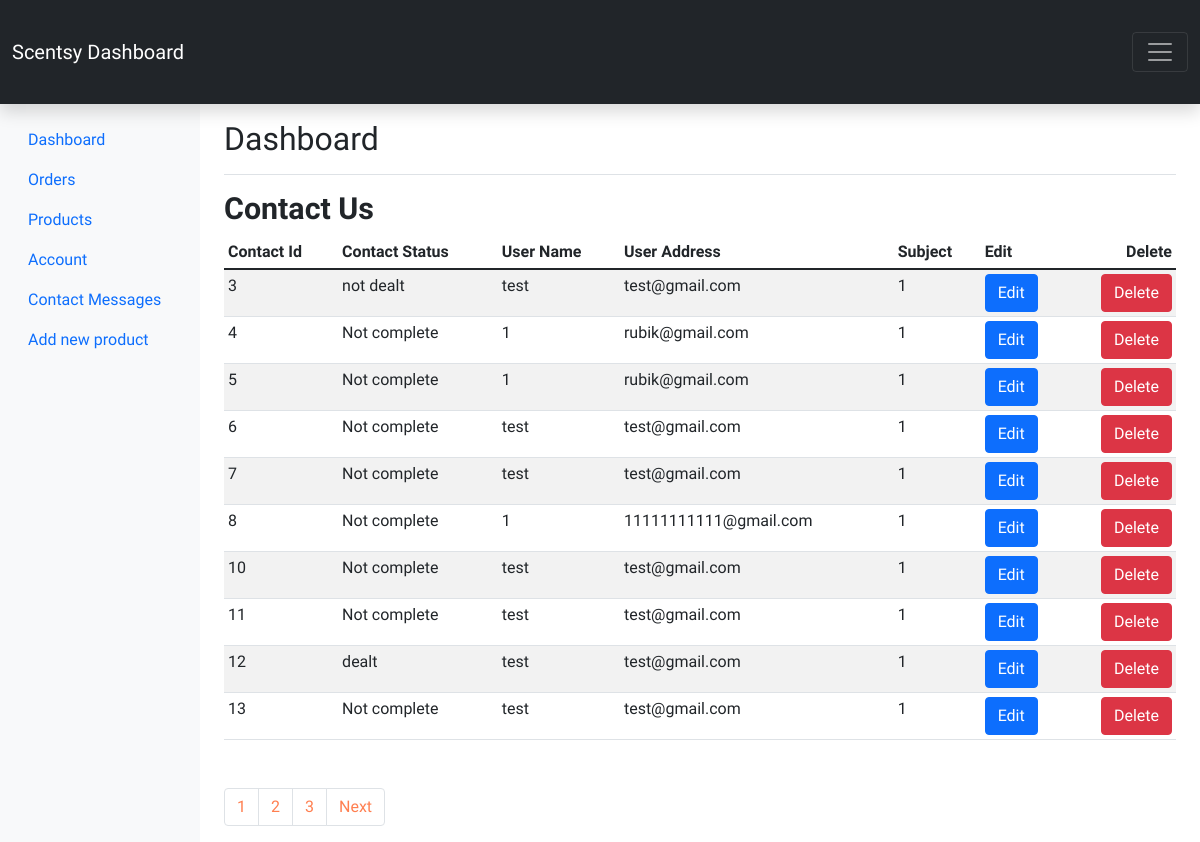
Page /admin/contact_messages.php (signed in) on the committed database.
### tables this page shows
CREATE TABLE `contacts` (
  `id` int(11) NOT NULL,
  `name` varchar(255) NOT NULL,
  `email` varchar(255) NOT NULL,
  `subject` varchar(110) NOT NULL,
  `message` text DEFAULT NULL,
  `address` varchar(255) NOT NULL,
  `user_id` int(11) NOT NULL,
  `contact_respond` text DEFAULT 'No response yet',
  `status` varchar(255) DEFAULT 'Not complete'
);

### admin/contact_messages.php (the view, shortened to what this page needs)
<?php include('header.php'); ?>
<?php
include('../server/connection.php');
if (isset($_GET['page_no']) && $_GET['page_no'] != "") {
    $page_no = $_GET['page_no'];
} else {
    $page_no = 1;
}
$stmt1 = $conn->prepare("SELECT COUNT(*) As total_records FROM contacts");
$stmt1->execute();
$stmt1->bind_result($total_records);
$total_records_per_page = 10;
$offset = ($page_no - 1) * $total_records_per_page;
$next_page = $page_no + 1;
$adjacents = "2";
$total_no_of_pages = ceil($total_records / $total_records_per_page);
$stmt2 = $conn->prepare("SELECT * FROM contacts LIMIT ?, ?");
$stmt2->bind_param("ii", $offset, $total_records_per_page);
$stmt2->execute();
$contacts = $stmt2->get_result();
?>
<div class="container-fluid">
    <div class="row">
        <?php include('sidemenu.php'); ?>
        <main class="dashboard col-md-9 ms-sm-auto col-lg-10 px-md-4">
            <div class="d-flex justify-content-between flex-wrap flex-md-nowrap align-items-center pt-3 pb-2 mb-3 border-bottom">
                <h1 class="h2">Dashboard</h1>
            </div>
            <h2>Contact Us</h2>
            <div class="table-responsive">
                    <table class="table table-striped table-sm">
                    <thead>
                        <tr>
                            <th scope="col">Contact Id</th>
                            <th scope="col">Contact Status</th>
                            <th scope="col">User Name</th>
                            <th scope="col">User Address</th>
                            <th scope="col">Subject</th>
                            <th scope="col">Edit</th>
                            <th scope="col">Delete</th>
                        </tr>
                    </thead>
                    <tbody>
                        <?php foreach ($contacts as $contact) { ?>
                            <tr>
                                <td><?php echo $contact['id']; ?></td>
                                <td><?php echo $contact['status']; ?></td>
                                <td><?php echo $contact['name']; ?></td>
                                <td><?php echo $contact['email']; ?></td>
                                <td><?php echo $contact['subject']; ?></td>
                                <td><a class="btn btn-primary" href="edit_contact.php?id=<?php echo $contact['id'];?>">Edit</a></td>
                                <td><a class="btn btn-danger" href="delete_contact.php?id=<?php echo $contact['id'];?>">Delete</a></td>
                            </tr>
                        <?php } ?>
                    </tbody>
                </table>
                <nav aria-label="Page navigation example">
                    <ul class="pagination mt-5">
                        <?php for ($i = max(1, $page_no - $adjacents); $i <= min($page_no + $adjacents, $total_no_of_pages); $i++) { ?>
                            <li class="page-item">
                                <a class="page-link" href="contact_messages.php?page_no=<?php echo $i; ?>"><?php echo $i; ?></a>
                            </li>
                        <?php } ?>
                        <?php if ($page_no < $total_no_of_pages) { ?>
                            <li class="page-item">
                                <a class="page-link" href="contact_messages.php?page_no=<?php echo $next_page; ?>">Next</a>
                            </li>
                        <?php } ?>
                    </ul>
                </nav>
            </div>
        </main>
    </div>
</div>
</body>
</html>

### assets/style.css (style rules this page uses)
* { margin: 0; padding: 0; box-sizing: border-box; }
nav { background: rgba(0, 0, 0, 0); }
body { font-family: "Onest", sans-serif; }
h1 { font-size: 2.5rem; font-weight: 700; }
h2 { font-size: 1.9rem; font-weight: 600; }
td:last-child { text-align: right; }
th:last-child { text-align: right; }
.pagination a { color: coral; }

### rows in the picture
contacts: id "3", status "not dealt", name "test", email "test@gmail.com", subject "1"
contacts: id "4", status "Not complete", name "1", email "rubik@gmail.com", subject "1"
contacts: id "5", status "Not complete", name "1", email "rubik@gmail.com", subject "1"
contacts: id "6", status "Not complete", name "test", email "test@gmail.com", subject "1"
contacts: id "7", status "Not complete", name "test", email "test@gmail.com", subject "1"
contacts: id "8", status "Not complete", name "1", email "11111111111@gmail.com", subject "1"
contacts: id "10", status "Not complete", name "test", email "test@gmail.com", subject "1"
contacts: id "11", status "Not complete", name "test", email "test@gmail.com", subject "1"
contacts: id "12", status "dealt", name "test", email "test@gmail.com", subject "1"
contacts: id "13", status "Not complete", name "test", email "test@gmail.com", subject "1"
